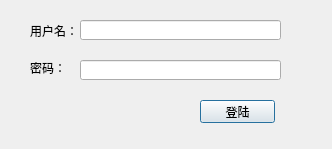
<?xml version="1.0" encoding="UTF-8"?>
<ui version="4.0">
 <class>LoginDialog</class>
 <widget class="QDialog" name="LoginDialog">
  <property name="geometry">
   <rect>
    <x>0</x>
    <y>0</y>
    <width>332</width>
    <height>149</height>
   </rect>
  </property>
  <property name="windowTitle">
   <string>Dialog</string>
  </property>
  <widget class="QLabel" name="label">
   <property name="geometry">
    <rect>
     <x>30</x>
     <y>20</y>
     <width>54</width>
     <height>21</height>
    </rect>
   </property>
   <property name="text">
    <string>用户名：</string>
   </property>
  </widget>
  <widget class="QLineEdit" name="lineEdit">
   <property name="geometry">
    <rect>
     <x>80</x>
     <y>20</y>
     <width>201</width>
     <height>20</height>
    </rect>
   </property>
  </widget>
  <widget class="QLabel" name="label_2">
   <property name="geometry">
    <rect>
     <x>30</x>
     <y>60</y>
     <width>41</width>
     <height>16</height>
    </rect>
   </property>
   <property name="text">
    <string>密码：</string>
   </property>
  </widget>
  <widget class="QLineEdit" name="lineEdit_2">
   <property name="geometry">
    <rect>
     <x>80</x>
     <y>60</y>
     <width>201</width>
     <height>20</height>
    </rect>
   </property>
  </widget>
  <widget class="QPushButton" name="pushButton">
   <property name="geometry">
    <rect>
     <x>200</x>
     <y>100</y>
     <width>75</width>
     <height>23</height>
    </rect>
   </property>
   <property name="text">
    <string>登陆</string>
   </property>
  </widget>
  <widget class="QLabel" name="label_3">
   <property name="geometry">
    <rect>
     <x>30</x>
     <y>100</y>
     <width>121</width>
     <height>16</height>
    </rect>
   </property>
   <property name="text">
    <string/>
   </property>
  </widget>
 </widget>
 <resources/>
 <connections/>
</ui>
